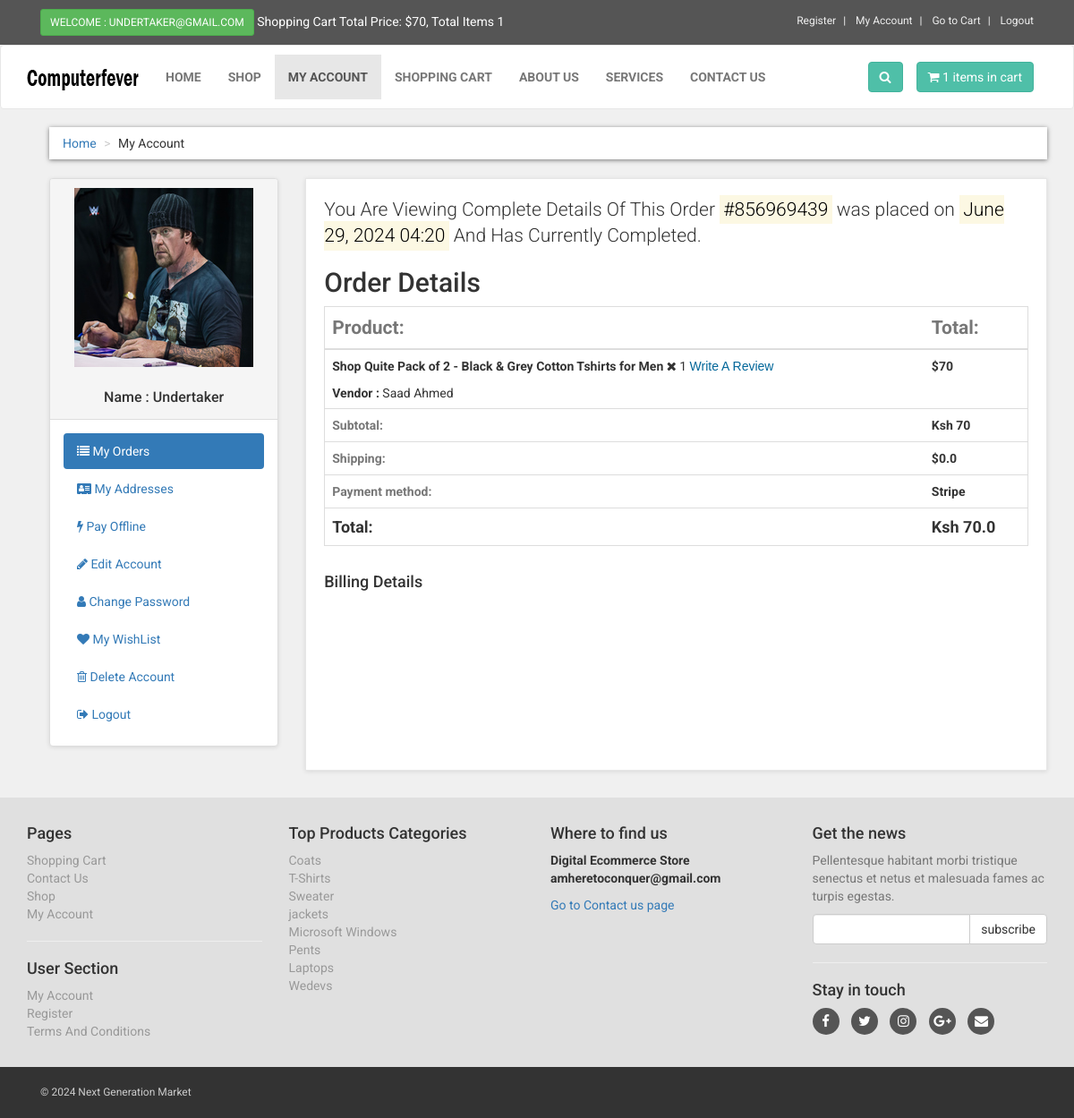
The app's page /project/customer/view_order.php?order_id=72 (signed in) with its own data.
### tables this page shows
CREATE TABLE `customers` (
  `customer_id` int(10) NOT NULL,
  `customer_name` varchar(255) NOT NULL,
  `customer_email` varchar(255) NOT NULL,
  `customer_pass` varchar(255) NOT NULL,
  `customer_username` text NOT NULL,
  `customer_contact` varchar(255) NOT NULL,
  `customer_image` text NOT NULL,
  `customer_ip` varchar(255) NOT NULL,
  `customer_confirm_code` text NOT NULL,
  `customer_role` text NOT NULL
);

CREATE TABLE `orders` (
  `order_id` int(10) NOT NULL,
  `customer_id` int(10) NOT NULL,
  `invoice_no` int(10) NOT NULL,
  `shipping_type` text NOT NULL,
  `shipping_cost` decimal(10,1) NOT NULL,
  `payment_method` text NOT NULL,
  `order_date` text NOT NULL,
  `order_total` decimal(10,1) NOT NULL,
  `order_note` text NOT NULL,
  `order_status` text NOT NULL
);

CREATE TABLE `orders_items` (
  `item_id` int(10) NOT NULL,
  `order_id` int(10) NOT NULL,
  `product_id` int(10) NOT NULL,
  `price` decimal(10,1) NOT NULL,
  `qty` int(10) NOT NULL
);

CREATE TABLE `products` (
  `product_id` int(10) NOT NULL,
  `vendor_id` text NOT NULL,
  `p_cat_id` int(10) NOT NULL,
  `cat_id` int(10) NOT NULL,
  `manufacturer_id` int(10) NOT NULL,
  `date` timestamp NOT NULL DEFAULT current_timestamp() ON UPDATE current_timestamp(),
  `product_title` text NOT NULL,
  `product_seo_desc` text NOT NULL,
  `product_url` text NOT NULL,
  `product_img1` text NOT NULL,
  `product_img2` text NOT NULL,
  `product_img3` text NOT NULL,
  `product_price` int(10) NOT NULL,
  `product_psp_price` int(100) NOT NULL,
  `product_desc` text NOT NULL,
  `product_features` text NOT NULL,
  `product_video` text NOT NULL,
  `product_keywords` text NOT NULL,
  `product_label` text NOT NULL,
  `product_type` text NOT NULL,
  `product_weight` decimal(10,1) NOT NULL,
  `product_views` int(10) NOT NULL,
  `product_vendor_status` text NOT NULL,
  `status` varchar(255) NOT NULL
);

CREATE TABLE `product_categories` (
  `p_cat_id` int(10) NOT NULL,
  `p_cat_title` text NOT NULL,
  `p_cat_top` text NOT NULL,
  `p_cat_image` text NOT NULL
);

### project/customer/view_order.php (the view, shortened to what the rows shown need)
<?php
include("includes/db.php");
?>
<!DOCTYPE html>
<html>
<head>
  <link href="styles/bootstrap.min.css" rel="stylesheet">
  <link href="styles/style.css" rel="stylesheet">
  <link href="font-awesome/css/font-awesome.min.css" rel="stylesheet">
</head>
<body>
  <div id="content">
    <div class="container-fluid">
      <div class="col-md-3">
        <?php include("includes/sidebar.php"); ?>
      </div>
      <div class="col-md-9">
        <div class="box">
          <?php
          if (isset($_GET['order_id'])) {
            $order_id = $_GET['order_id'];
            $get_order = "select * from orders where order_id='$order_id'";
            $run_order = mysqli_query($con, $get_order);
            $fetch_order = mysqli_fetch_array($run_order);
            $order_id = $fetch_order['order_id'];
            $invoice_no = $fetch_order['invoice_no'];
            $shipping_cost = $fetch_order['shipping_cost'];
            $payment_method = $fetch_order['payment_method'];
            $order_date = $fetch_order['order_date'];
            $order_total = $fetch_order['order_total'];
            $order_status = $fetch_order['order_status'];
          }
          ?>
          <p class="lead">
            You Are Viewing Complete Details Of This Order
            <mark>#<?php echo $invoice_no; ?></mark>
            was placed on <mark><?php echo $order_date; ?></mark> And Has Currently
            <?php
            if ($order_status == "pending") {
              echo ucwords($order_status . " Payment");
            } else {
              echo ucwords($order_status);
            }
            ?>.
          </p>
          <h2>Order Details</h2>
          <table class="table border-table">
            <thead>
              <tr>
                <th class="text-muted lead"><strong>Product:</strong></th>
                <th class="text-muted lead"><strong>Total:</strong></th>
              </tr>
            </thead>
            <tbody>
              <?php
              $items_subtotal = 0;
              $physical_products = array();
              $digital_products = array();
              $select_cart = "select * from orders_items where order_id='$order_id'";
              $run_cart = mysqli_query($con, $select_cart);
              while ($row_cart = mysqli_fetch_array($run_cart)) {
                $item_id = $row_cart['item_id'];
                $product_id = $row_cart['product_id'];
                $product_qty = $row_cart['qty'];
                $product_price = $row_cart['price'];
                $sub_total = $product_price * $product_qty;
                if (!isset($_GET['sub_order_id'])) {
                  $select_product = "select * from products where product_id='$product_id'";
                } else {
                  $select_product = "select * from products where product_id='$product_id' and vendor_id='$vendor_id'";
                }
                $run_product = mysqli_query($con, $select_product);
                $count_product = mysqli_num_rows($run_product);
                if ($count_product != 0) {
                  $row_product = mysqli_fetch_array($run_product);
                  $vendor_id = $row_product['vendor_id'];
                  $product_title = $row_product["product_title"];
                  $product_type = $row_product["product_type"];
                  if (strpos($vendor_id, "admin_") !== false) {
                    $admin_id = trim($vendor_id, "admin_");
                    $get_admin = "select * from admins where admin_id='$admin_id'";
                    $run_admin = mysqli_query($con, $get_admin);
                    $row_admin = mysqli_fetch_array($run_admin);
                    $vendor_name = $row_admin['admin_name'];
                  } else {
                    $get_customer = "select * from customers where customer_id='$vendor_id'";
                    $run_customer = mysqli_query($con, $get_customer);
                    $row_customer = mysqli_fetch_array($run_customer);
                    $vendor_name = $row_customer['customer_name'];
                  }
                  if ($product_type == "physical_product") {
                    array_push($physical_products, $product_id);
                  } elseif ($product_type == "digital_product") {
                    $digital_products[$item_id] = $product_id;
                  }
                  $items_subtotal += $sub_total;
                  $select_vendor_orders = "select * from vendor_orders where order_id='$order_id' and vendor_id='$vendor_id'";
                  $run_vendor_orders = mysqli_query($con, $select_vendor_orders);
                  $row_vendor_orders = mysqli_fetch_array($run_vendor_orders);
                  $vendor_order_status = $row_vendor_orders['order_status'];
              ?>
                  <tr>
                    <td>
                      <a href="#" class="bold"> <?php echo $product_title; ?> </a>
                      <i class="fa fa-times" title="Product Qty"></i> <?php echo $product_qty; ?>
                      <?php if ($vendor_order_status == "processing" or $vendor_order_status == "completed") { ?>
                        <form method="post" action="write_review.php" class="write-review-form">
                          <button type="submit" name="submit"> Write A Review </button>
                        </form>
                      <?php } ?>
                      <p style="margin-top:6px; margin-bottom:-1px;">
                        <strong> Vendor : </strong> <?php echo $vendor_name; ?>
                      </p>
                    </td>
                    <th> $<?php echo $sub_total; ?> </th>
                  </tr>
              <?php }
              } ?>
              <tr>
                <th class="text-muted">Subtotal:</th>
                <th>Ksh <?php echo $items_subtotal; ?></th>
              </tr>
              <?php if (count($physical_products) > 0) { ?>
                <tr>
                  <th class="text-muted">Shipping:</th>
                  <th>
                    $<?php echo $shipping_cost; ?>
                  </th>
                </tr>
              <?php } ?>
              <tr>
                <th class="text-muted"> Payment method: </th>
                <th> <?php echo ucwords($payment_method); ?> </th>
              </tr>
              <tr class="h4 bold">
                <td> Total: </td>
                <td> Ksh <?php echo $order_total; ?> </td>
              </tr>
            </tbody>
          </table>
          <div class="row">
            <div class="col-sm-6">
            </div>
          </div>
        </div>
      </div>
    </div>
  </div>
  <?php include("includes/footer.php"); ?>
</body>
</html>

### project/customer/includes/sidebar.php (shortened to what the rows shown need)
<div class="panel panel-default sidebar-menu">
<div class="panel-heading">
<?php
$customer_session = $_SESSION['customer_email'];
$get_customer = "select * from customers where customer_email='$customer_session'";
$run_customer = mysqli_query($con,$get_customer);
$row_customer = mysqli_fetch_array($run_customer);
$customer_image = $row_customer['customer_image'];
$customer_name = $row_customer['customer_name'];
if(!isset($_SESSION['customer_email'])){
}
else {
echo "
<center>
<img src='customer_images/$customer_image' class='img-responsive'>
</center>
<br>
<h3 align='center' class='panel-title'> Name : $customer_name </h3>
";
}
?>
</div>
</div>

### project/customer/includes/footer.php (shortened to what the rows shown need)
<div id="footer">
<div class="container">
<div class="row" >
<div class="col-md-3 col-sm-6">
<ul>
<?php
$get_p_cats = "select * from product_categories";
$run_p_cats = mysqli_query($con,$get_p_cats);
while($row_p_cats = mysqli_fetch_array($run_p_cats)){
$p_cat_id = $row_p_cats['p_cat_id'];
$p_cat_title = $row_p_cats['p_cat_title'];
echo "<li> <a href='shop.php?p_cat=$p_cat_id'> $p_cat_title </a> </li>";
}
?>
</ul>
</div>
</div>
</div>
</div>

### records on screen
customers: customer_image (picture), customer_name "Undertaker"
orders: invoice_no "856969439", order_date "June 29, 2024 04:20", order_status "Completed", shipping_cost "0.0", payment_method "Stripe", order_total "70.0"
orders_items: product.product_title "Shop Quite Pack of 2 - Black & Grey Cotton Tshirts for Men", qty "1", customers.customer_name "Saad Ahmed", sub_total "70"
product_categories: p_cat_title "Coats"
product_categories: p_cat_title "T-Shirts"
product_categories: p_cat_title "Sweater"
product_categories: p_cat_title "jackets"
product_categories: p_cat_title "Microsoft Windows"
product_categories: p_cat_title "Pents"
product_categories: p_cat_title "Laptops"
product_categories: p_cat_title "Wedevs"

### other values on screen
$_SESSION['customer_email'] "UNDERTAKER@GMAIL.COM"
$total "70"
$count_items "1 1"
$items_subtotal "70"
